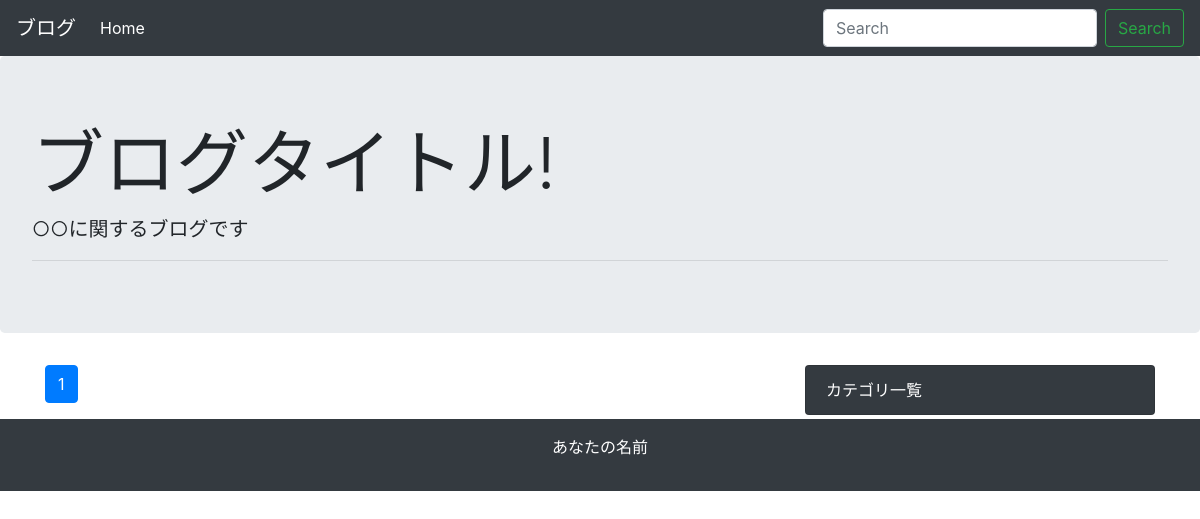
/, run on an earlier commit of the app's database.
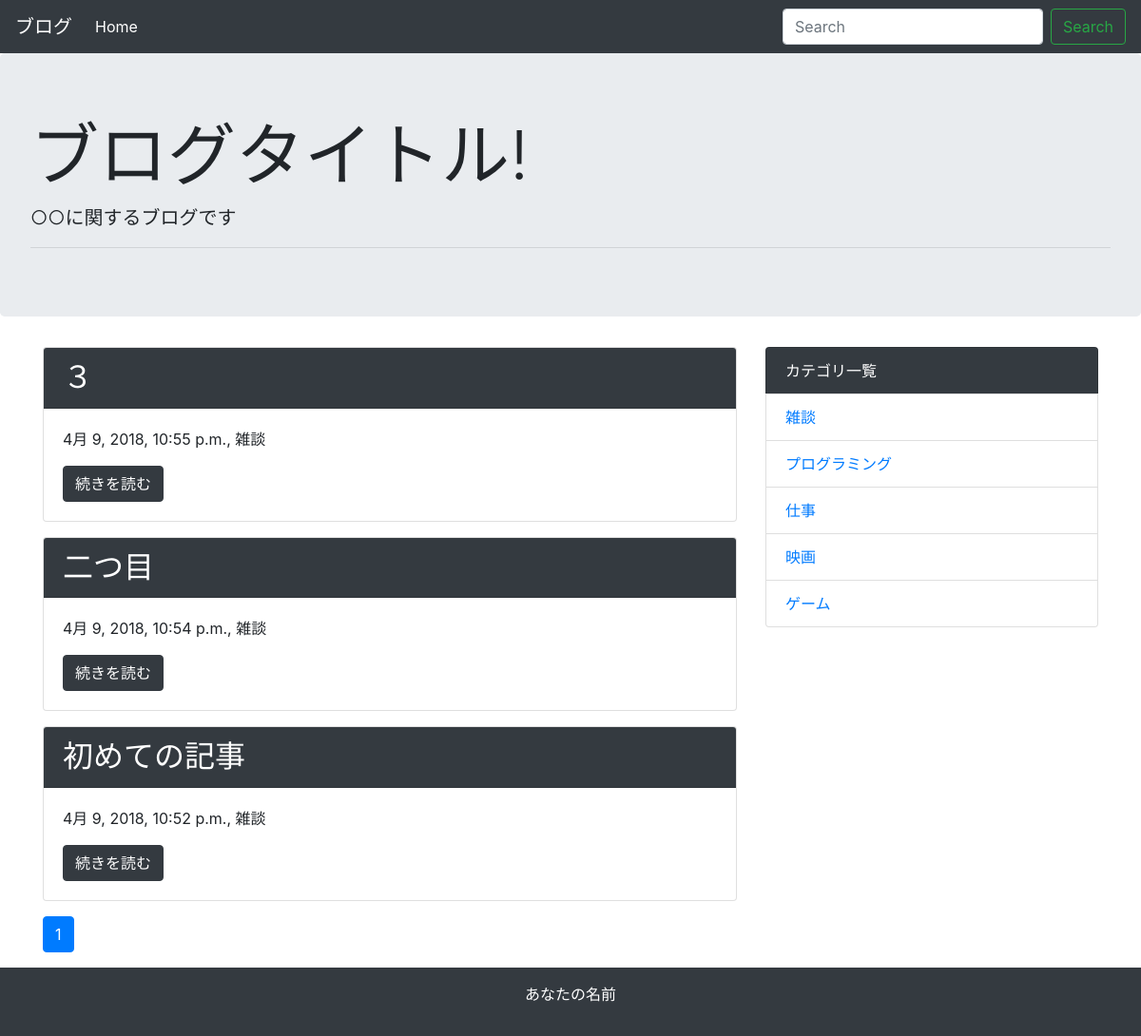
And on a later commit of the database.
### blog/models.py (models this page shows, shortened)
class Post(models.Model):
	title = models.CharField('タイトル', max_length=255)
	text = models.TextField('本文')
	created_at = models.DateTimeField('作成日', default=timezone.now)
	category = models.ForeignKey(Category, verbose_name='カテゴリ', on_delete=models.PROTECT)

class Category(models.Model):
	name = models.CharField('カテゴリ名', max_length=255)
	created_at = models.DateTimeField('作成日', default=timezone.now)
	def __str__(self):
		return self.name

### blog/views.py (the view)
# urls.py: path('', views.IndexView.as_view(), name='index'),
class IndexView(generic.ListView):
	model = Post
	paginate_by = 10
	def get_queryset(self):
		queryset = Post.objects.order_by('-created_at')
		keyword = self.request.GET.get("keyword")
		if keyword:
			queryset = queryset.filter(
				Q(title__icontains=keyword) | Q(text__icontains=keyword)
			)
		return queryset

### blog/context_processors.py (called while the page is built)
def common(request):
	context = {
		'category_list': Category.objects.all()
	}
	return context

### blog/templatetags/mytag.py (called while the page is built)
@register.simple_tag
def url_replace(request, field, value):
    url_dict = request.GET.copy()
    url_dict[field] = value
    return url_dict.urlencode()

### blog/templates/blog/post_list.html
{% extends 'blog/base.html' %}
{% block content %}
{% for post in post_list %}
  <div class="card mb-3">
    <h2 class="card-header bg-dark text-white">{{ post.title }}</h2>
    <div class="card-body">
      <p>{{ post.created_at }}, {{ post.category }}</p>
      <a href="{% url 'blog:detail' post.pk %}" class="btn btn-dark">続きを読む</a>
    </div>
  </div>
{% endfor %}
{% include 'blog/page.html' %}
{% endblock %}

### blog/templates/blog/base.html (shortened to what this page needs)
<!doctype html>
<html lang="ja">
  <head>
    <link rel="stylesheet" href="https://maxcdn.bootstrapcdn.com/bootstrap/4.0.0-beta.2/css/bootstrap.min.css">
  </head>
  <body>
    <nav class="navbar navbar-expand-lg navbar-dark bg-dark">
      <a class="navbar-brand" href="#">ブログ</a>
      <div class="collapse navbar-collapse" id="navbarSupportedContent">
        <ul class="navbar-nav mr-auto">
          <li class="nav-item active">
            <a class="nav-link" href="{% url 'blog:index' %}">Home</a>
          </li>
        </ul>
        <form class="form-inline my-2 my-lg-0" method="GET" action="{% url 'blog:index' %}">
          <input class="form-control mr-sm-2" type="text" placeholder="Search" aria-label="Search" name="keyword">
          <button class="btn btn-outline-success my-2 my-sm-0" type="submit">Search</button>
        </form>
      </div>
    </nav>
    <div class="jumbotron">
      <h1 class="display-3">ブログタイトル!</h1>
      <p class="lead">○○に関するブログです</p>
      <hr class="my-2">
    </div>
    <div class="container">
      <div class="row">
        <div class="col-md-8">
          {% block content %}
          {% endblock %}
        </div>
        <div class="col-md-4">
          <ul class="list-group">
            <li class="list-group-item bg-dark text-white">カテゴリ一覧</li>
            {% for category in category_list %}
              <li class="list-group-item"><a href="{% url 'blog:category' category.pk %}">{{ category }}</a></li>
            {% endfor %}
          </ul>
        </div>
      </div>
    </div>
    <footer class="bg-dark text-white text-center py-3">
      <p>あなたの名前</p>
    </footer>
  </body>
</html>

What changed in the data, as far as the page shows it:
added Post: title "３", created_at "4月 9, 2018, 10:55 p.m.", category "雑談"
added Post: title "二つ目", created_at "4月 9, 2018, 10:54 p.m.", category "雑談"
added Post: title "初めての記事", created_at "4月 9, 2018, 10:52 p.m.", category "雑談"
added Category: name "雑談"
added Category: name "プログラミング"
added Category: name "仕事"
added Category: name "映画"
added Category: name "ゲーム"
